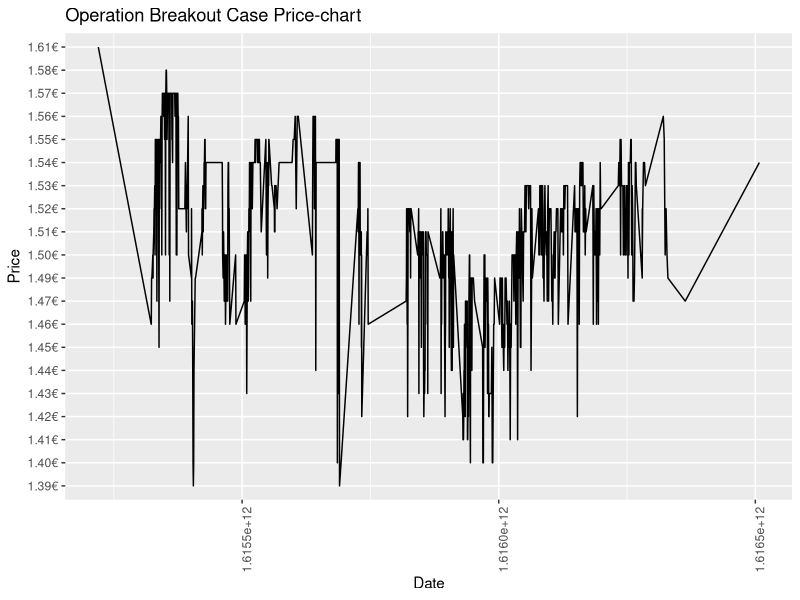
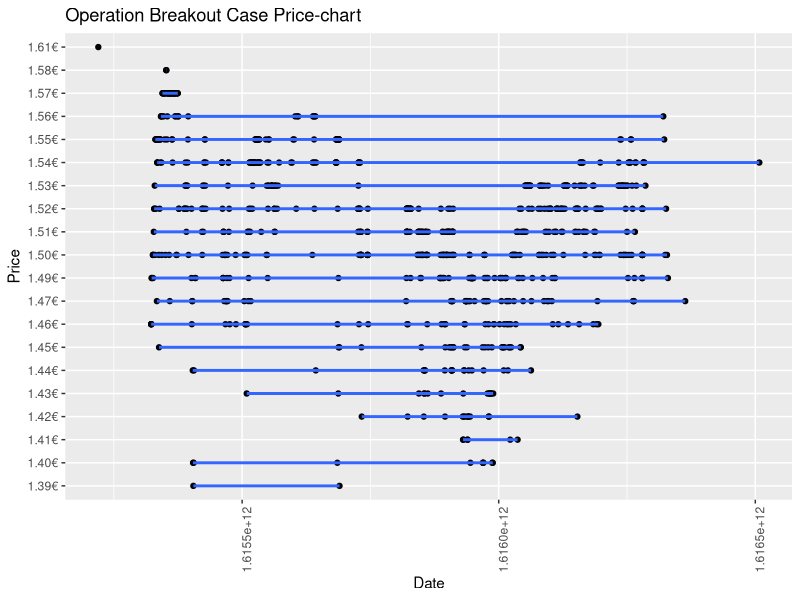

These charts were generated, in order, by the following R code:
library(ggplot2)

breakout_case <- read.csv("./OperationBreakoutWeaponCase.csv")

p <- ggplot(data=breakout_case, aes(x = date,y = lowest_price))+
  geom_line(stat="identity")

sec <- 1615748340000 / 1000
t0<-"1970-01-01"
print(as.POSIXct(sec, origin=t0, tz="CET"))

pp <- ggplot(data=breakout_case, aes(x = date, y = lowest_price, group = 1)) +
  geom_line() + 
  theme(axis.text.x = element_text(angle = 90)) +
  labs(title = "Operation Breakout Case Price-chart",
       x = "Date",
       y = "Price"
  )

pp

#tester <- ggplot(data = breakout_case,aes(x=date,y=lowest_price))+geom_bar(stat = "identity")
#tester

bb <- ggplot(breakout_case, aes(x=date, y=lowest_price)) +
  geom_point()+
  theme(axis.text.x = element_text(angle = 90)) +
  labs(title = "Operation Breakout Case Price-chart",
      x = "Date",
     y = "Price"
 )+
  geom_smooth(method=lm) 

bb